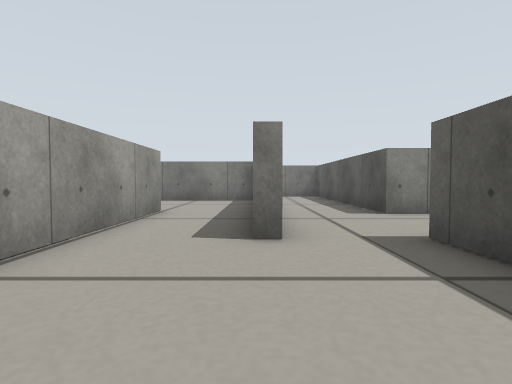
View 1 (above)

24 first-person views from a walk through a robot-simulator world made for Gazebo. The camera is 0.2 m above the floor, tilts 2° down and sees 80° across. The floor is counted in squares, 0.25 m on a side. Each view is taken from the middle of a square. On the plan, view 1 faces up. The plan holds only what a view shows up to about 11 squares ahead; the rest is blank.

View 2
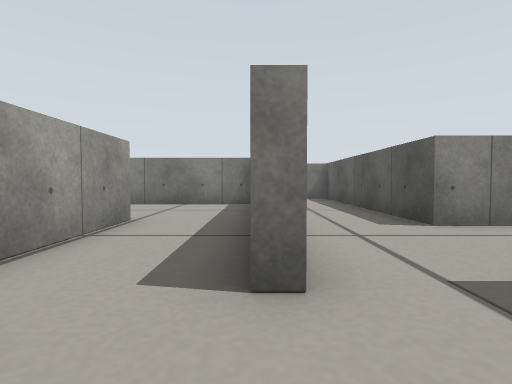

View 3
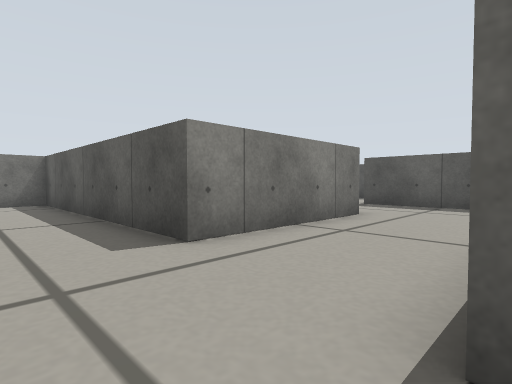

View 4
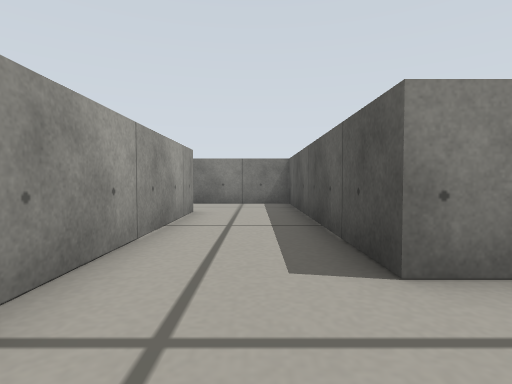

View 5
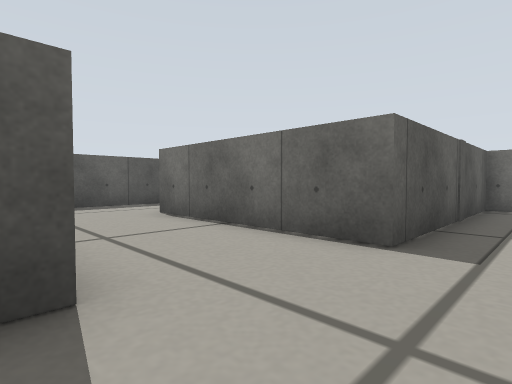

View 6
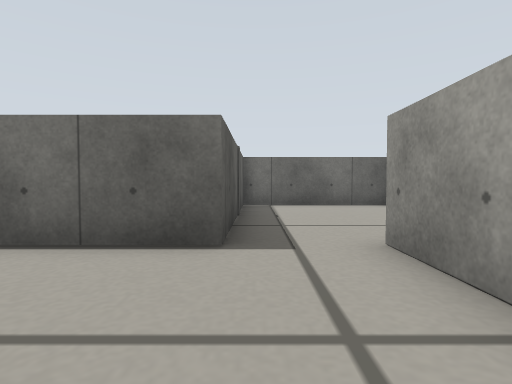

View 7
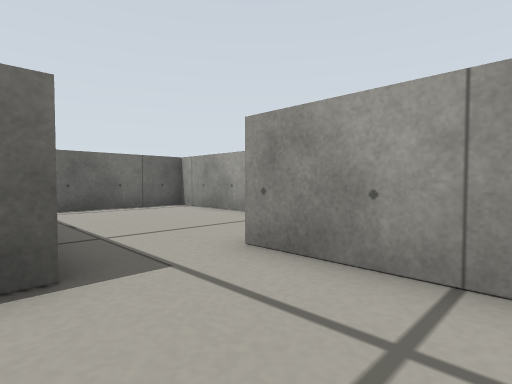

View 8
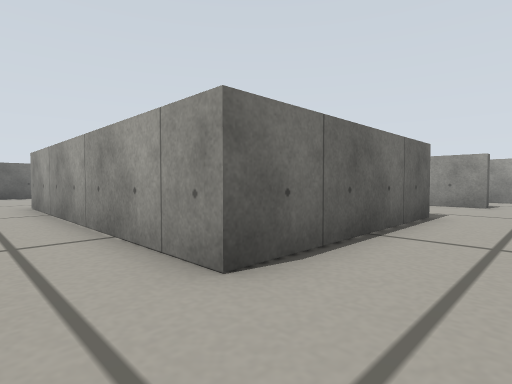

View 9
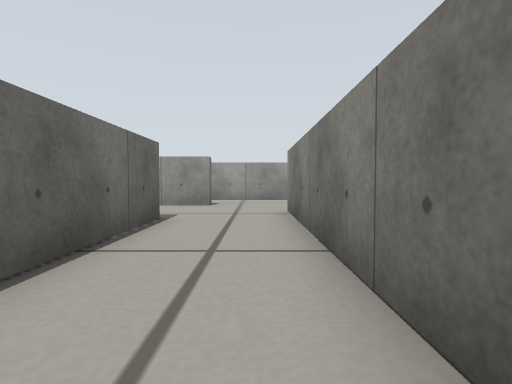

View 10
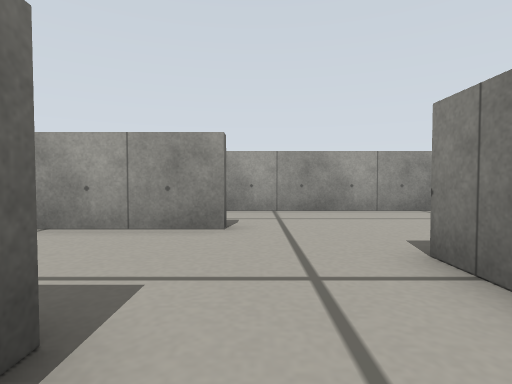

View 11
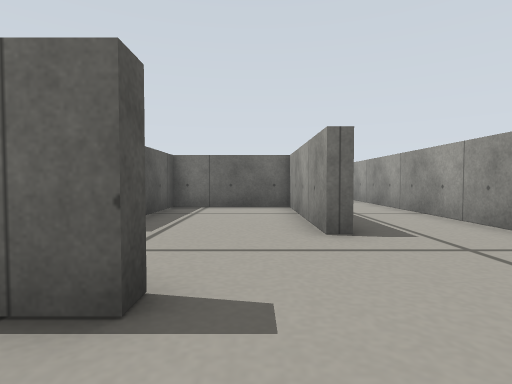

View 12
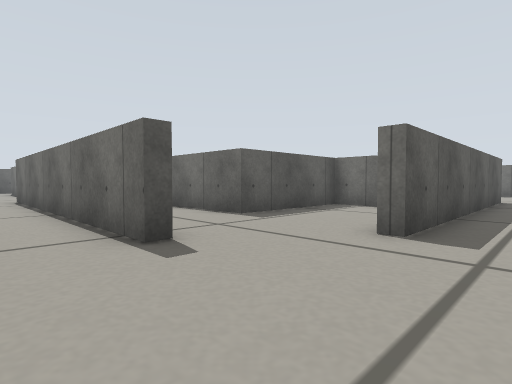

View 13
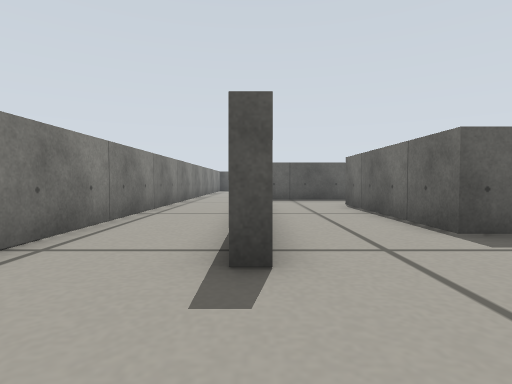

View 14
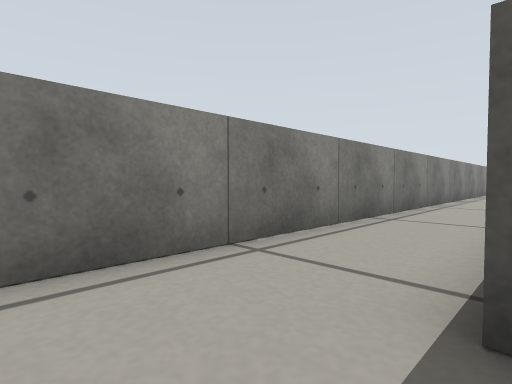

View 15
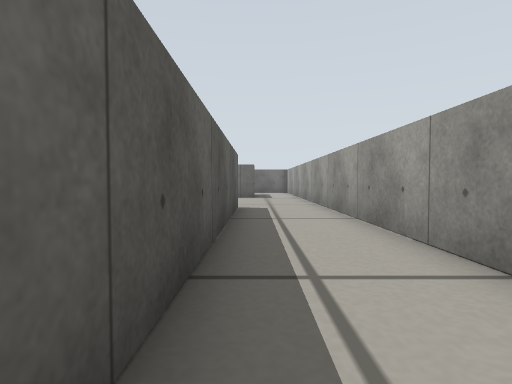

View 16
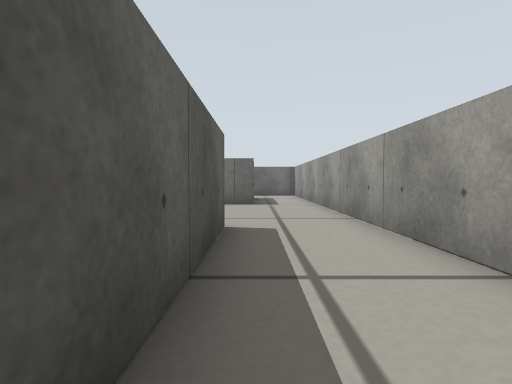

View 17
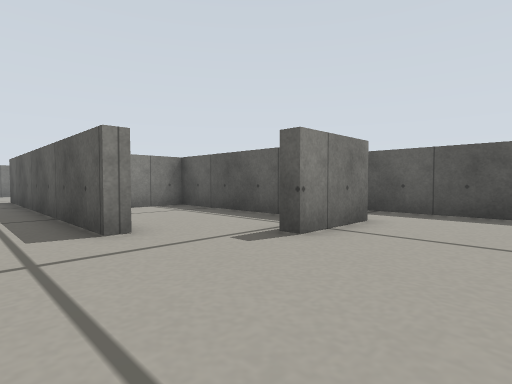

View 18
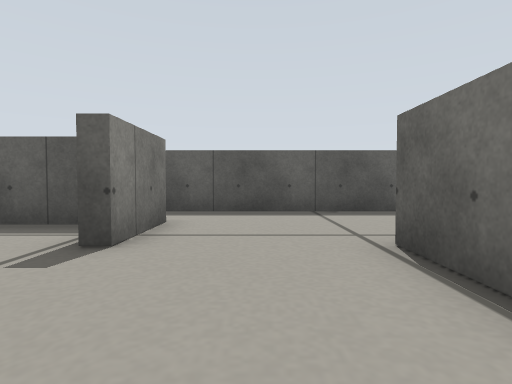

View 19
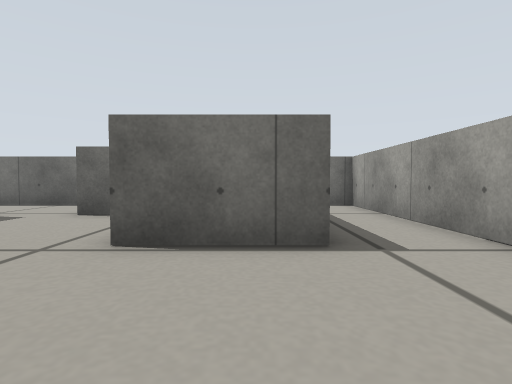

View 20
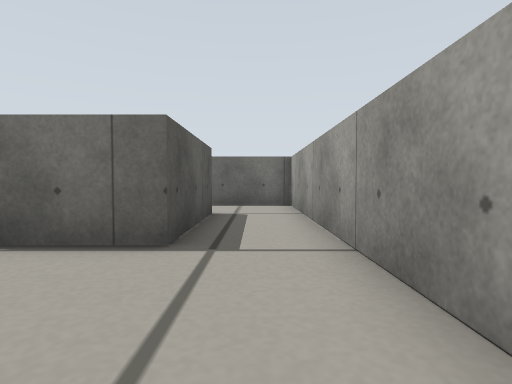

View 21
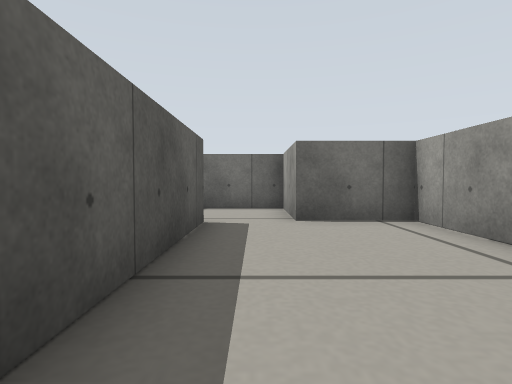

View 22
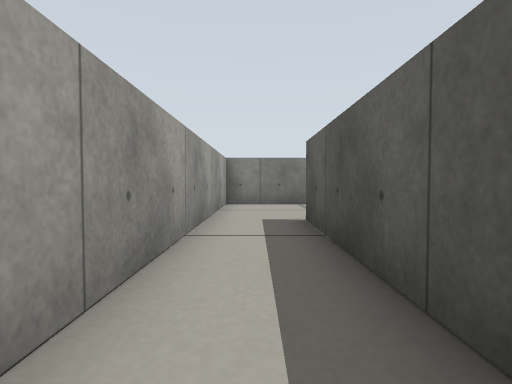

View 23
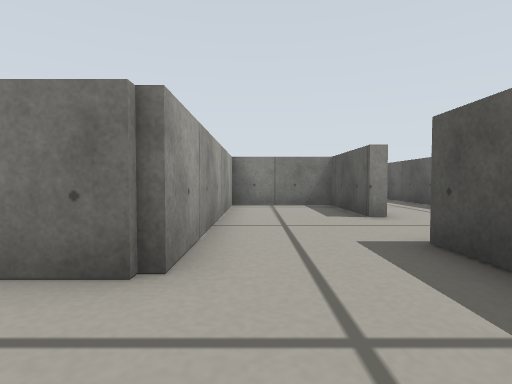

View 24
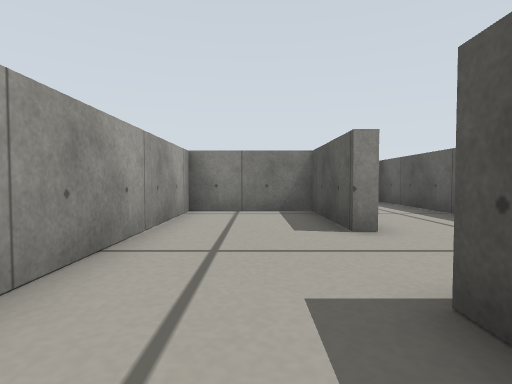

### Floor plan
Points are (right, up) in squares from view 1. A wall is a line through its corners. A room is listed if a view was taken in it or the views show most of it. See-through windows are left out.
Room 1 (views 1, 2, 3, 4, 5, 6, 7, 8, 9, 10, 23, 24)
walls: (-2.6, 8.3) (-2.6, 3); (-0.1, 12.6) (-3.5, 12.6); (-2.6, 1) (-2.6, -2.1) (2.4, -2.1) (2.4, 4.2) (8.3, 4.2); (8.2, 7.4) (3.2, 7.4) (3.2, 15.9) (-7.2, 15.9); (11.2, 2.6) (11.2, 7.5); (-9, 13.5) (-9, 8.6) (-5.4, 8.6) (-5.4, 13) (0.4, 13) (0.4, 4.2) (-0.1, 4.2)
ways out: opening at (-3, 10.5) to room 7; opening at (9.5, 8.5) to room 8
Room 2 (view 11)
walls: (3.6, 18.9) (-8.9, 18.9); (12, 11.8) (11.5, 11.8); (14.8, 14.4) (14.8, 18); (-7.2, 16.2) (2.9, 16.2)
ways out: opening at (12, 10.5) to room 8
Room 3 (views 12, 13, 14)
walls: (-12.2, 18.7) (-12.2, 15.5); (-7.2, 15.9) (-7.2, 16.2); (-9.4, 13.5) (-9, 13.5)
ways out: opening at (-9.2, 16) to room 4
Room 4 (views 15, 16)
walls: (-9.4, 3.7) (-9.4, 13.5); (-12.2, 15.5) (-12.2, 2.5)
ways out: opening at (-9.2, 16) to room 3
Room 5 (views 17, 18)
walls: (-9.9, -5.5) (-9.9, -1.7); (-12.2, 1.5) (-12.2, -8) (-9.5, -8)
ways out: opening at (-9.2, 1.4) to room 6; opening at (-10, -6.5)
Room 6 (views 19, 20)
walls: (-7.2, 1.8) (-7.2, 2.2); (-9, 3.7) (-9.4, 3.7); (-9.9, -1.7) (-7.1, -1.7); (-12.2, 2.5) (-12.2, 1.5)
ways out: opening at (-9.2, 1.4) to room 5; opening at (-7, 0) to room 7
Room 7 (views 21, 22)
walls: (-5, 1.8) (-7.2, 1.8); (-7.2, -2.7) (-7.2, -5.1) (-4.8, -5.1) (-4.8, -7.7); (-3, -4.9) (-3, 8.3); (-4.9, -8) (-2.5, -8); (-3.5, 12.6) (-5, 12.6) (-5, 3.1)
ways out: opening at (-3, 10.5) to room 1; opening at (-7, 0) to room 6; opening at (-3, -6)
Room 8 (no view inside)
walls: (11.5, 11.8) (11.5, 15.1) (8.2, 15.1) (8.2, 7.4); (11.2, 7.5) (11.2, 9)
ways out: opening at (9.5, 8.5) to room 1; opening at (12, 10.5) to room 2
Room 9 (no view inside)
walls: (-5.4, 3.1) (-5.4, 8.2) (-7.2, 8.2)

Where each view was taken, in squares from view 1:
view 1: 0 up, 0 right, facing up
view 2: 2 up, 0 right, facing up
view 3: 4 up, 1 right, facing up-right
view 4: 5 up, 2 right, facing up
view 5: 8 up, 1 right, facing down-right
view 6: 8 up, 2 right, facing down
view 7: 7 up, 3 right, facing down-left
view 8: 15 up, 2 right, facing down-left
view 9: 15 up, 1 right, facing left
view 10: 14 up, 4 left, facing left
view 11: 18 up, 8 left, facing down
view 12: 18 up, 11 left, facing down-right
view 13: 16 up, 10 left, facing right
view 14: 16 up, 9 left, facing up-right
view 15: 13 up, 10 left, facing down
view 16: 9 up, 10 left, facing down
view 17: 1 down, 11 left, facing up-right
view 18: 0 up, 11 left, facing right
view 19: 2 up, 9 left, facing down
view 20: 2 up, 11 left, facing down
view 21: 1 up, 4 left, facing down
view 22: 2 up, 4 left, facing up
view 23: 5 up, 9 right, facing up
view 24: 7 up, 10 right, facing up
